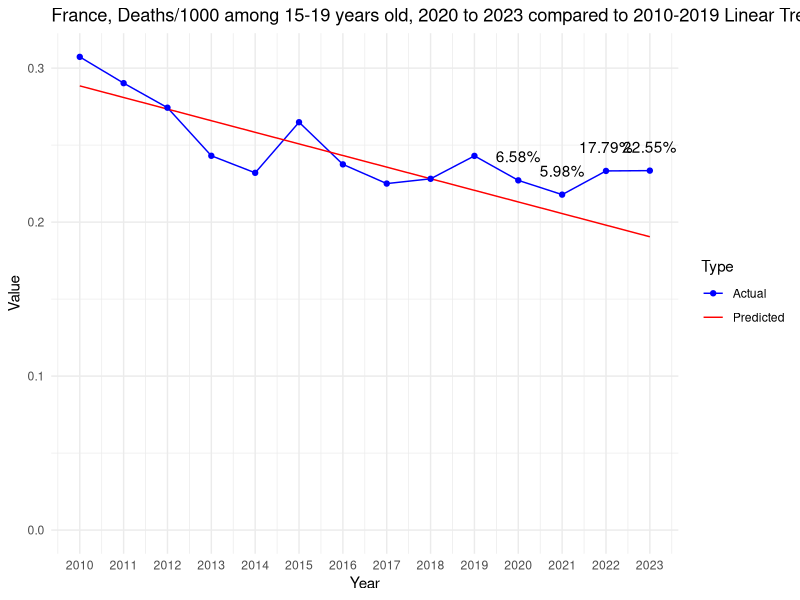

The R source for this figure:
# Load necessary libraries
library(dplyr)
library(readr)
library(ggplot2)

# Defines the data as a named vector
data <- c(
`2010` = 0.30730747135141, `2011` = 0.290240607375452, `2012` = 0.274295520756791, `2013` = 0.243078692480775, `2014` = 0.232006869922881,
`2015` = 0.264874341640685, `2016` = 0.237498019783483, `2017` = 0.225024218708285, `2018` = 0.228124589262432, `2019` = 0.243017306874221,
`2020` = 0.227112778322222, `2021` = 0.217851712606427, `2022` = 0.233240656074768, `2023` = 0.233436616558388
)

# Extracts data for the decade and recent years
decade <- data[as.character(2010:2019)]
recent_years <- data[as.character(2020:2023)]

# Fits a linear model to the decade data
years <- as.numeric(names(decade))
lm_model <- lm(decade ~ years)

# Predicts values for 2020 to 2023 based on the linear model
predicted_values <- predict(lm_model, newdata = data.frame(years = as.numeric(names(recent_years))))

# Calculates deviations from the linear trend
deviations <- recent_years - predicted_values

# Calculates the mean and standard deviation of the decade
decade_mean <- mean(decade)
decade_stddev <- sd(decade)

# Initializes vectors to store the calculated values
z_scores <- numeric(length(recent_years))
percent_deviations <- numeric(length(recent_years))

# Calculates and store the Z-scores, deviations, and percentage of deviations for recent years
for (i in 1:length(recent_years)) {
  year <- names(recent_years)[i]
  z_scores[i] <- (recent_years[year] - decade_mean) / decade_stddev
  deviation <- deviations[year]
  percent_deviations[i] <- (deviation / predicted_values[i]) * 100
  cat(sprintf("Year: %s, Z-score: %f, Deviation from linear trend: %f, Percentage of deviation: %f%%\n",
              year, z_scores[i], deviation, percent_deviations[i]))
}

# Prepare an extended range for predictions, including 2020 to 2023
extended_years <- as.numeric(c(names(decade), names(recent_years)))

# Predict values for the extended range based on the linear model
extended_predicted_values <- predict(lm_model, newdata = data.frame(years = extended_years))

# Create a data frame for plotting actual values
actual_plot_data <- data.frame(
  Year = as.numeric(names(data)),
  Value = data,
  Type = "Actual"
)

# Create a data frame for plotting predicted values
predicted_plot_data <- data.frame(
  Year = extended_years,
  Value = extended_predicted_values,
  Type = "Predicted"
)

# Combine actual and predicted data
plot_data <- rbind(actual_plot_data, predicted_plot_data)

# Create the line chart
p <- ggplot(plot_data, aes(x = Year, y = Value, color = Type)) +
  geom_line(aes(group = Type)) +
  geom_point(data = actual_plot_data, aes(x = Year, y = Value)) +
  theme_minimal() +
  labs(title = "France, Deaths/1000 among 15-19 years old, 2020 to 2023 compared to 2010-2019 Linear Trend", x = "Year", y = "Value") +
  scale_color_manual(values = c("Actual" = "blue", "Predicted" = "red")) +
  scale_y_continuous(labels = scales::comma, limits = c(0, max(plot_data$Value))) +
  scale_x_continuous(breaks = extended_years) # Set breaks to every year

# Add percentage of deviation annotations for 2020 to 2023
for (i in 1:length(recent_years)) {
  year <- as.numeric(names(recent_years)[i])
  deviation_value <- percent_deviations[i]
  p <- p + annotate("text", x = year, y = data[as.character(year)], label = paste0(round(deviation_value, 2), "%"), vjust = -1.5)
}

# Print the plot
print(p)
